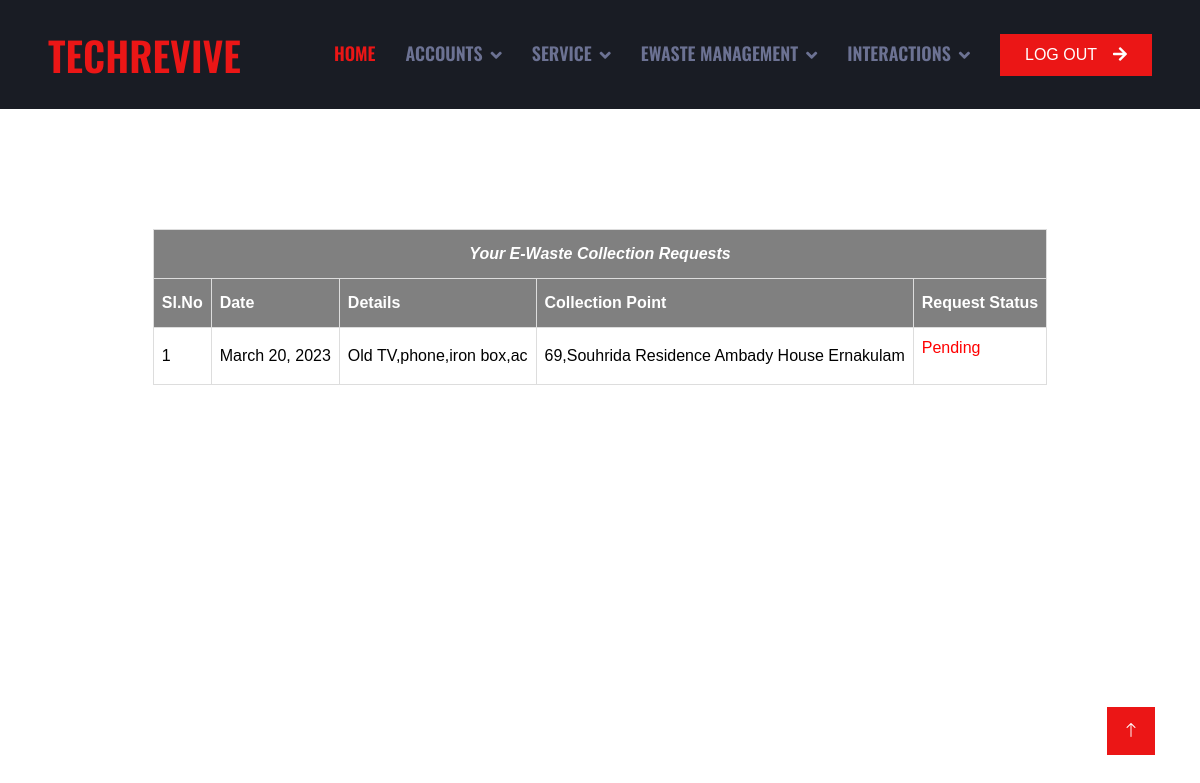
Before: /User/viewuserewastereq/ (signed in) with the older database file.
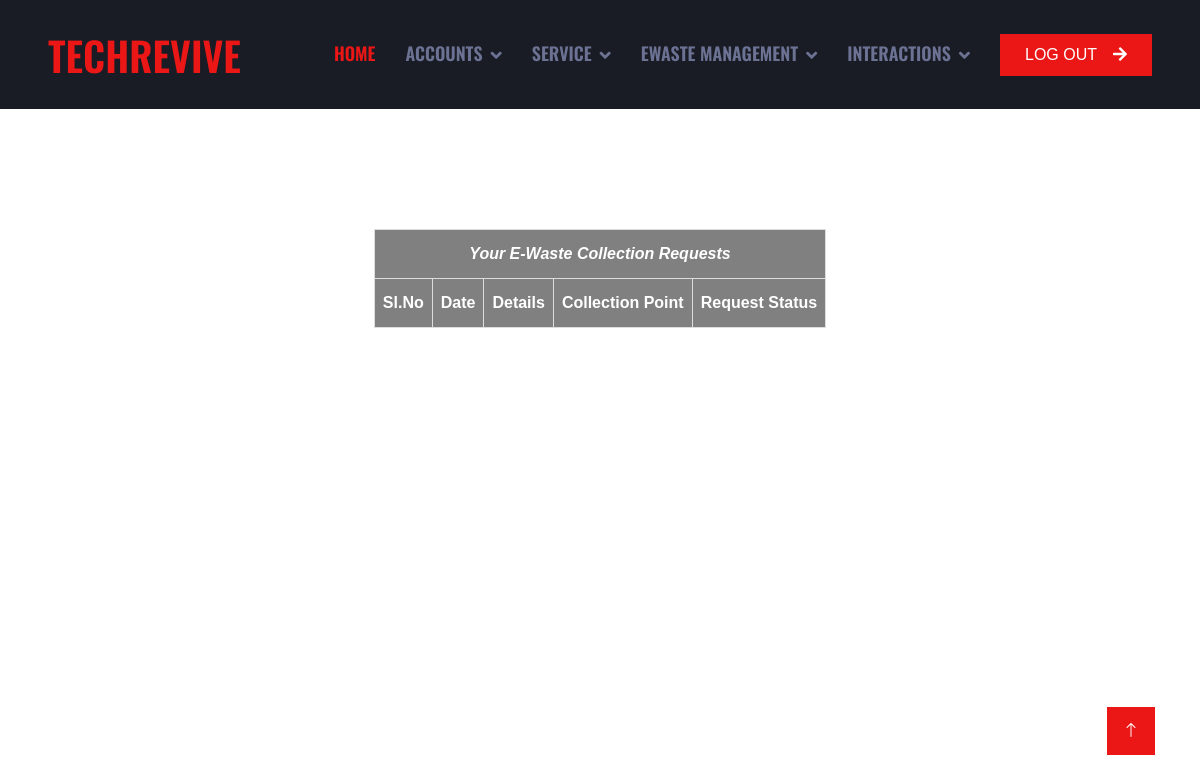
After: the same page with the newer database file.
### User/models.py (models this page shows)
class Ewastebooking(models.Model):
    ewastebooking_details=models.CharField(max_length=50)
    ewastebooking_date=models.DateField(auto_now_add=True)
    ewastebooking_status=models.IntegerField(default=0)
    ewastebooking_collectionpoint=models.CharField(max_length=100)
    user=models.ForeignKey(User,on_delete=models.SET_NULL,null=True)

### User/views.py (the view)
# urls.py: path('viewuserewastereq/', views.ViewUserEWaste,name="viewuserewastereq"),
def ViewUserEWaste(request):
    if 'uid' in request.session:
        ereq=Ewastebooking.objects.filter(user=request.session["uid"])
        return render(request,"User/ViewMyERequests.html",{'res':ereq})
    else:
        return redirect('guest:Home')

### User/Templates/User/ViewMyERequests.html (shortened to what this page needs)
{% extends 'User/Head.html' %}
{% load static %}
{% block content %}
<!DOCTYPE html>
<html lang="en">
<head>
</head>
<body>
    <div id="tab">
    <br>
    <br>
    <br>
    <br>
    <br>
    <table  cellpadding="20px"  align="center" bgcolor="white" >
        <tr>
            <th colspan="10"><i><b><center>Your E-Waste Collection Requests</center></b></i></th>
        </tr>
        <tr>
            <th>Sl.No</th>
            <th>Date</th>
            <th>Details</th>
            <th>Collection Point</th>
            <th>Request Status</th>
        </tr>
       {% for i in res %}
        <tr>
            <td>{{forloop.counter}}</td>
            <td>{{i.ewastebooking_date}}</td>
            <td>{{i.ewastebooking_details}}</td>
            <td>{{i.ewastebooking_collectionpoint}}</td>
            <td>
                {% if i.ewastebooking_status == 0 %}
                <p><font color="red">Pending</font></p>
                {% elif i.ewastebooking_status == 1 %}
                <p><font color="blue"><b><i>Assigned</i></b></font></p>
                {% elif i.ewastebooking_status == 2 %}
                <p><font color="green"><b><i>Completed</i></b></font></p>
                {% endif %}
            </td>
        </tr>
        {% endfor %}
    </table>
  </div>
</body>
</html>
{% endblock content %}

Changed rows visible on the page:
no longer on this page (row edited): Ewastebooking: ewastebooking_date "March 20, 2023", ewastebooking_details "Old TV,phone,iron box,ac", ewastebooking_collectionpoint "69,Souhrida Residence Ambady House Ernakulam", ewastebooking_status "Pending"
